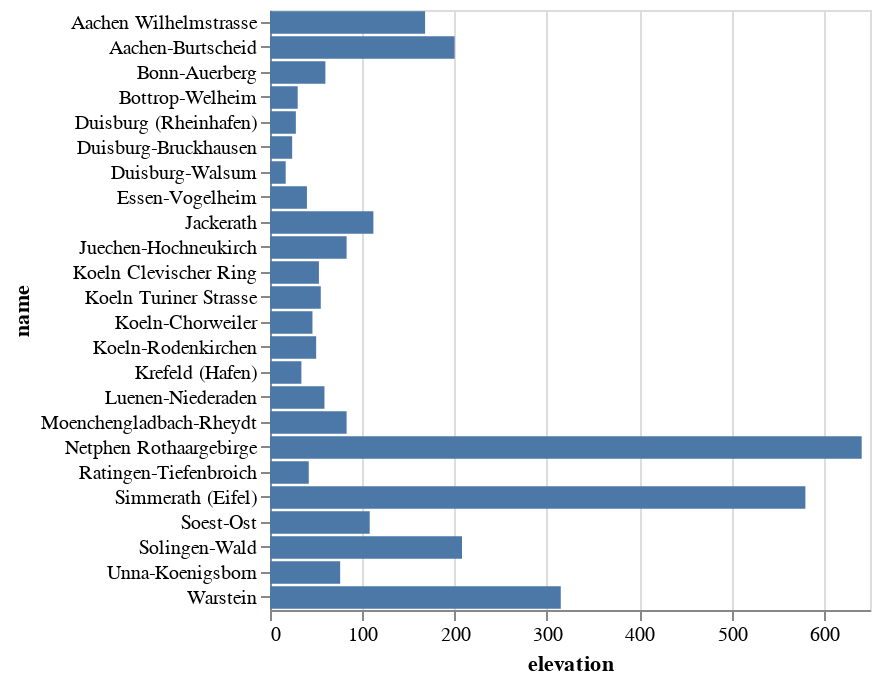

Write notebook code for a chart like this one.
### Markdown cell above
## Diplaying the attributes

### Code cell
import altair as alt

w = 300
h = 300

alt.Chart(data).mark_bar().encode(
    y ='name:N',
    x ='elevation:Q',
).properties(width=w, height=h)

### Figure 1 — Vega-Lite specification as saved in the notebook (floating-point values rounded to 4 significant figures)
{"config": {"view": {"continuousWidth": 300, "continuousHeight": 300}}, "data": {"name": "data-669cf22b0d1e3f4d80d79de19ccd8789"}, "mark": {"type": "bar"}, "encoding": {"x": {"field": "elevation", "type": "quantitative"}, "y": {"field": "name", "type": "nominal"}}, "height": 300, "width": 300, "$schema": "https://vega.github.io/schema/vega-lite/v5.20.1.json", "datasets": {"data-669cf22b0d1e3f4d80d79de19ccd8789": [{"station": "AABU", "lon": 6.094, "lat": 50.75, "elevation": 200, "name": "Aachen-Burtscheid", "station_type": "Hintergrund", "avgTemperature": 10.5}, {"station": "BONN", "lon": 7.083, "lat": 50.75, "elevation": 60, "name": "Bonn-Auerberg", "station_type": "Verkehr", "avgTemperature": 11.96}, {"station": "BOTT", "lon": 6.977, "lat": 51.53, "elevation": 30, "name": "Bottrop-Welheim", "station_type": "Industrie", "avgTemperature": 11.5}, {"station": "CHOR", "lon": 6.885, "lat": 51.02, "elevation": 46, "name": "Koeln-Chorweiler", "station_type": "Hintergrund", "avgTemperature": 11.91}, {"station": "DUB2", "lon": 6.735, "lat": 51.49, "elevation": 24, "name": "Duisburg-Bruckhausen", "station_type": "Industrie", "avgTemperature": 12.65}, {"station": "DURH", "lon": 6.727, "lat": 51.46, "elevation": 28, "name": "Duisburg (Rheinhafen)", "station_type": "Hintergrund", "avgTemperature": 12.07}, {"station": "EIFE", "lon": 6.281, "lat": 50.65, "elevation": 580, "name": "Simmerath (Eifel)", "station_type": "Hintergrund", "avgTemperature": 7.895}, {"station": "EVOG", "lon": 6.981, "lat": 51.5, "elevation": 40, "name": "Essen-Vogelheim", "station_type": "Hintergrund", "avgTemperature": 11.53}, {"station": "JACK", "lon": 6.451, "lat": 51.03, "elevation": 112, "name": "Jackerath", "station_type": "Industrie", "avgTemperature": 11.51}, {"station": "JHNK", "lon": 6.469, "lat": 51.1, "elevation": 83, "name": "Juechen-Hochneukirch", "station_type": "Industrie", "avgTemperature": 11.58}, {"station": "KRHA", "lon": 6.67, "lat": 51.34, "elevation": 34, "name": "Krefeld (Hafen)", "station_type": "Industrie", "avgTemperature": 12.31}, {"station": "MGRH", "lon": 6.426, "lat": 51.15, "elevation": 83, "name": "Moenchengladbach-Rheydt", "station_type": "Hintergrund", "avgTemperature": 11.12}, {"station": "NIED", "lon": 7.57, "lat": 51.59, "elevation": 59, "name": "Luenen-Niederaden", "station_type": "Hintergrund", "avgTemperature": 11.34}, {"station": "RAT2", "lon": 6.82, "lat": 51.3, "elevation": 42, "name": "Ratingen-Tiefenbroich", "station_type": "Hintergrund", "avgTemperature": 11.87}, {"station": "RODE", "lon": 6.985, "lat": 50.89, "elevation": 50, "name": "Koeln-Rodenkirchen", "station_type": "Hintergrund", "avgTemperature": 11.17}, {"station": "ROTH", "lon": 8.192, "lat": 50.93, "elevation": 641, "name": "Netphen Rothaargebirge", "station_type": "Hintergrund", "avgTemperature": 7.737}, {"station": "SOES", "lon": 8.148, "lat": 51.57, "elevation": 108, "name": "Soest-Ost", "station_type": "Hintergrund", "avgTemperature": null}, {"station": "SOLI", "lon": 7.053, "lat": 51.18, "elevation": 208, "name": "Solingen-Wald", "station_type": "Hintergrund", "avgTemperature": 10.91}, {"station": "UNNA", "lon": 7.694, "lat": 51.55, "elevation": 76, "name": "Unna-Koenigsborn", "station_type": "Hintergrund", "avgTemperature": null}, {"station": "VACW", "lon": 6.096, "lat": 50.77, "elevation": 168, "name": "Aachen Wilhelmstrasse", "station_type": "Verkehr", "avgTemperature": null}, {"station": "VKCL", "lon": 7.005, "lat": 50.96, "elevation": 53, "name": "Koeln Clevischer Ring", "station_type": "Verkehr", "avgTemperature": null}, {"station": "VKTU", "lon": 6.958, "lat": 50.95, "elevation": 55, "name": "Koeln Turiner Strasse", "station_type": "Verkehr", "avgTemperature": null}, {"station": "WALS", "lon": 6.748, "lat": 51.52, "elevation": 17, "name": "Duisburg-Walsum", "station_type": "Industrie", "avgTemperature": null}, {"station": "WAST", "lon": 8.361, "lat": 51.44, "elevation": 315, "name": "Warstein", "station_type": "Industrie", "avgTemperature": null}]}}
